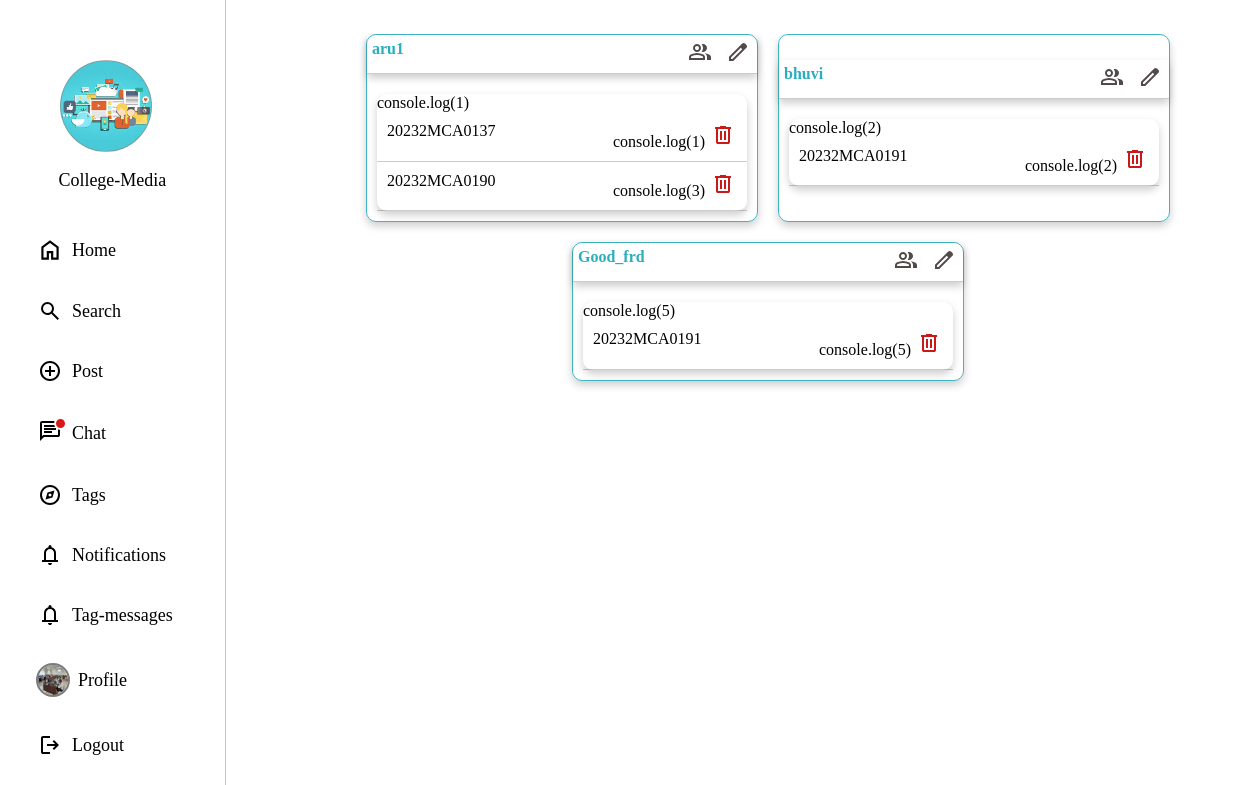
The app's page /user_dash/tags (signed in) with its own data.
### staff_app/models.py (models this page shows)
class Student(models.Model):
    user = models.OneToOneField(CoustomUser, on_delete=models.CASCADE)
    roll_number = models.CharField(max_length=15, unique=True)
    email = models.EmailField(unique=True)
    name=models.CharField(max_length=30, blank=True)
    section=models.CharField(max_length=10, blank=True)
    school=models.CharField(max_length=100, blank=True)
    dob=models.CharField(max_length=20, blank=True)
    profile_image=models.ImageField(upload_to='profile_image/', blank=True, null=True)
    def __str__(self):
        return self.roll_number

### user_app/models.py (models this page shows)
class Tag(models.Model):
    tag_given_by=models.ForeignKey(Student,on_delete=models.CASCADE,related_name='tags_given')
    tag_person=models.ForeignKey(Student,on_delete=models.CASCADE,related_name='tags_received')
    tag=models.CharField(max_length=20,blank=True)
    universal=models.BooleanField(default=False)
    def __str__(self):
        return '{}-{}'.format(self.tag,self.tag_person)

### user_app/views.py (the view)
# urls.py: path("tags",views.tags,name="tags"),
def tags(request):
    roll_number=request.user
    roll_number=Student.objects.get(user=roll_number)
    tags=Tag.objects.filter(tag_given_by=roll_number)
    unique_tags = {}
    for tag in tags:
        if tag.tag not in unique_tags:
            unique_tags[tag.tag] = tag
    print("UNIQUE TAGS:",unique_tags)
    only_tags=[]
    for i in unique_tags:
        only_tags.append(i)
        print(only_tags)
    unique_tags_list = list(unique_tags.values())
    print(unique_tags_list)
    taged_persons=Tag.objects.filter(tag__in=only_tags )
    print("_________________________________________________")
    print("total persons",taged_persons)
    return render(request, 'user_pages/user_tags.html', {'tags': unique_tags_list,'taged_persons':taged_persons})

### staff_app/context_processors.py (called while the page is built)
def student_profile(request):
    if request.user.is_authenticated:
        try:
            student = Student.objects.get(user=request.user)
            return {'student_profile': student}
        except Student.DoesNotExist:
            return {}  # No Student instance found
    return {}

### templates/user_pages/user_tags.html (shortened to what this page needs)
{% extends "user_pages/base.html" %}
{% load static %}
{% block content %}
<div class="right">
  <div class="tag-cloud">
    {% for tag in tags %}
    <div class="tag-card">
      <div class="tag-head">
        <div class="tag-title">{{ tag.tag }}</div>
        <div class="button-action">
          <div class="group" onclick="showTagPerson({{ tag.id }})"></div>
          <div class="edit" onclick="showEditField({{ tag.id }})"></div>
        </div>
      </div>
      <div class="tag-body-p" id="tag-person-{{ tag.id }}">
        console.log({{tag.id}})
        {% for person in taged_persons%}
        {% if tag.tag == person.tag %}
        <div class="tagged-people-list">
          <div>{{ person.tag_person }}</div>
          <div class="delete-tag-person">
            <form method="post" action="{% url 'delete_person' person.id %}" style="display:inline;">
              console.log({{person.id}})
              <button type="submit" class="delete"><svg xmlns="http://www.w3.org/2000/svg" height="24px"
                  viewBox="0 -960 960 960" width="24px" fill="#EA3323">
                  <path
                    d="M280-120q-33 0-56.5-23.5T200-200v-520h-40v-80h200v-40h240v40h200v80h-40v520q0 33-23.5 56.5T680-120H280Zm400-600H280v520h400v-520ZM360-280h80v-360h-80v360Zm160 0h80v-360h-80v360ZM280-720v520-520Z" />
                </svg></button>
            </form>
          </div>
        </div>
        {% endif %}
        {% endfor %}
      </div>
    </div>
    {% endfor %}
  </div>
</div>
{% endblock content %}

### templates/user_pages/base.html (shortened to what this page needs)
{% load static %}
<!DOCTYPE html>
<html lang="en">
<head>
    <link rel="stylesheet" href="https://cdnjs.cloudflare.com/ajax/libs/font-awesome/4.7.0/css/font-awesome.min.css">
</head>
<body>
    <div class="left">
        <ul>
            <li>
                <div class="logo-image"></div>
                <p class="logo-name">College-Media</p>
            </li>
            <li class="menu-items" onclick="window.location='/user_dash/home/'">
                <svg xmlns="http://www.w3.org/2000/svg" height="26px" viewBox="0 -960 960 960" width="24px"
                    fill="#5f6368">
                    <path class="icon"
                        d="M240-200h120v-240h240v240h120v-360L480-740 240-560v360Zm-80 80v-480l320-240 320 240v480H520v-240h-80v240H160Zm320-350Z" />
                </svg>
                <a href="/user_dash/home/">Home</a>
            </li>
            <li class="menu-items" onclick="window.location='/search_student/'">
                <a href="/search_student/">Search</a>
            </li>
            <li class="menu-items" onclick="window.location='/user_dash/add_post'">
                <a href="/user_dash/add_post">Post</a>
            </li>
            <li class="menu-items" onclick="window.location='/chat_app/chat'">
                 <div id="chat-unread" class="chat-dot">
                     <div class="chat-dot-svg"></div>
                 </div>
                 <a href="/chat_app/chat">Chat</a>
             </li>
            <li class="menu-items" onclick="window.location='/user_dash/tags'">
                <a href="#">Tags</a>
            </li>
            <li class="menu-items" onclick="window.location='/notification'">
                <a href="#">Notifications</a>
            </li>
            <li class="menu-items" onclick="window.location='/user_dash/multi_tag_messeges'">
                <a href="#">Tag-messages</a>
            </li>
            <li class="menu-items" onclick="window.location='/user_dash/user_profile'">
                {% if user.is_authenticated and student_profile %}
                {% if student_profile.profile_image %}
                <div class="profile"><img class="img1" src="{{ student_profile.profile_image.url }}" class="img"></div>
                <a href="/user_dash/user_profile">Profile</a>
                {% else %}
                <div id="profile-image-placeholder" onclick="window.location='/user_dash/user_profile'">
                    {{ student_profile.name|slice:":2"|upper }}
                </div>
                <a href="/user_dash/user_profile">Profile</a>
                {% endif %}
                {% else %}
                <a href="{% url 'login' %}">Login</a>
                {% endif %}
            </li>
            <li class="menu-items" onclick="window.location='/logout'">
                <svg xmlns="http://www.w3.org/2000/svg" height="24px" viewBox="0 -960 960 960" width="24px"
                    fill="#5f6368">
                    <path class="icon"
                        d="M200-120q-33 0-56.5-23.5T120-200v-560q0-33 23.5-56.5T200-840h280v80H200v560h280v80H200Zm440-160-55-58 102-102H360v-80h327L585-622l55-58 200 200-200 200Z" />
                </svg>
                <a href="/logout">Logout</a>
            </li>
        </ul>
    </div>
    {% block content %}{% endblock content %}
</body>
</html>

### records on screen
Student: profile_image (picture)
Tag: tag "aru1", id "1", tag_person "20232MCA0137"
Tag: tag_person "20232MCA0190", id "3"
Tag: tag "bhuvi", id "2", tag_person "20232MCA0191"
Tag: tag "Good_frd", id "5", tag_person "20232MCA0191"
